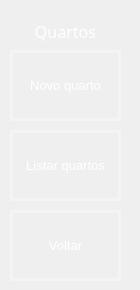
     <widget class="QWidget" name="page_17">
      <widget class="QToolButton" name="btn_voltar">
       <property name="geometry">
        <rect>
         <x>10</x>
         <y>210</y>
         <width>111</width>
         <height>71</height>
        </rect>
       </property>
       <property name="sizePolicy">
        <sizepolicy hsizetype="Preferred" vsizetype="Preferred">
         <horstretch>0</horstretch>
         <verstretch>0</verstretch>
        </sizepolicy>
       </property>
       <property name="font">
        <font>
         <pointsize>10</pointsize>
        </font>
       </property>
       <property name="styleSheet">
        <string notr="true">QToolButton {
    background-color: rgba(0,0,0,0);
    border: 3px solid rgba(255, 255, 255, 0.3); /* Borda branca translúcida */
    color:  rgba(255, 255, 255,255); 
}

QToolButton:hover {
     background-color: rgba(255, 255, 255, 30);
    border-color: rgba(255, 255, 255,255); 
}

QToolButton:pressed {
    background-color: #A0B2C8; /* Azul acinzentado */
border-color: #003366; /* Azul escuro */
color:#003366;
}
</string>
       </property>
       <property name="text">
        <string>Voltar</string>
       </property>
       <property name="icon">
        <iconset>
         <normaloff>../Icones/keyboard_return_24dp_E3E3E3_FILL0_wght400_GRAD0_opsz24.png</normaloff>../Icones/keyboard_return_24dp_E3E3E3_FILL0_wght400_GRAD0_opsz24.png</iconset>
       </property>
       <property name="iconSize">
        <size>
         <width>32</width>
         <height>32</height>
        </size>
       </property>
       <property name="toolButtonStyle">
        <enum>Qt::ToolButtonTextUnderIcon</enum>
       </property>
      </widget>
      <widget class="QToolButton" name="btn_listar_quartos">
       <property name="geometry">
        <rect>
         <x>10</x>
         <y>130</y>
         <width>111</width>
         <height>71</height>
        </rect>
       </property>
       <property name="sizePolicy">
        <sizepolicy hsizetype="Preferred" vsizetype="Preferred">
         <horstretch>0</horstretch>
         <verstretch>0</verstretch>
        </sizepolicy>
       </property>
       <property name="font">
        <font>
         <pointsize>10</pointsize>
        </font>
       </property>
       <property name="styleSheet">
        <string notr="true">QToolButton {
    background-color: rgba(0,0,0,0);
    border: 3px solid rgba(255, 255, 255, 0.3); /* Borda branca translúcida */
    color:  rgba(255, 255, 255,255); 
}

QToolButton:hover {
     background-color: rgba(255, 255, 255, 30);
    border-color: rgba(255, 255, 255,255); 
}

QToolButton:pressed {
    background-color: #A0B2C8; /* Azul acinzentado */
border-color: #003366; /* Azul escuro */
color:#003366;
}
</string>
       </property>
       <property name="text">
        <string>Listar quartos</string>
       </property>
       <property name="icon">
        <iconset>
         <normaloff>../Icones/list_24dp_E3E3E3_FILL0_wght400_GRAD0_opsz24.png</normaloff>../Icones/list_24dp_E3E3E3_FILL0_wght400_GRAD0_opsz24.png</iconset>
       </property>
       <property name="iconSize">
        <size>
         <width>32</width>
         <height>32</height>
        </size>
       </property>
       <property name="toolButtonStyle">
        <enum>Qt::ToolButtonTextUnderIcon</enum>
       </property>
      </widget>
      <widget class="QToolButton" name="btn_novo_quarto">
       <property name="geometry">
        <rect>
         <x>10</x>
         <y>50</y>
         <width>111</width>
         <height>71</height>
        </rect>
       </property>
       <property name="sizePolicy">
        <sizepolicy hsizetype="Preferred" vsizetype="Preferred">
         <horstretch>0</horstretch>
         <verstretch>0</verstretch>
        </sizepolicy>
       </property>
       <property name="font">
        <font>
         <pointsize>10</pointsize>
        </font>
       </property>
       <property name="styleSheet">
        <string notr="true">QToolButton {
    background-color: rgba(0,0,0,0);
    border: 3px solid rgba(255, 255, 255, 0.3); /* Borda branca translúcida */
    color:  rgba(255, 255, 255,255); 
}

QToolButton:hover {
     background-color: rgba(255, 255, 255, 30);
    border-color: rgba(255, 255, 255,255); 
}

QToolButton:pressed {
    background-color: #A0B2C8; /* Azul acinzentado */
border-color: #003366; /* Azul escuro */
color:#003366;
}
</string>
       </property>
       <property name="text">
        <string>Novo quarto</string>
       </property>
       <property name="icon">
        <iconset>
         <normaloff>../Icones/add_home_24dp_E3E3E3_FILL0_wght400_GRAD0_opsz24 (1).png</normaloff>../Icones/add_home_24dp_E3E3E3_FILL0_wght400_GRAD0_opsz24 (1).png</iconset>
       </property>
       <property name="iconSize">
        <size>
         <width>32</width>
         <height>32</height>
        </size>
       </property>
       <property name="toolButtonStyle">
        <enum>Qt::ToolButtonTextUnderIcon</enum>
       </property>
      </widget>
      <widget class="QLabel" name="label_82">
       <property name="geometry">
        <rect>
         <x>0</x>
         <y>20</y>
         <width>131</width>
         <height>21</height>
        </rect>
       </property>
       <property name="font">
        <font>
         <family>Montserrat Medium</family>
         <pointsize>12</pointsize>
         <weight>50</weight>
         <bold>false</bold>
        </font>
       </property>
       <property name="text">
        <string>&lt;html&gt;&lt;head/&gt;&lt;body&gt;&lt;p align=&quot;center&quot;&gt;&lt;span style=&quot; color:#ffffff;&quot;&gt;Quartos&lt;/span&gt;&lt;/p&gt;&lt;/body&gt;&lt;/html&gt;</string>
       </property>
      </widget>
     </widget>
